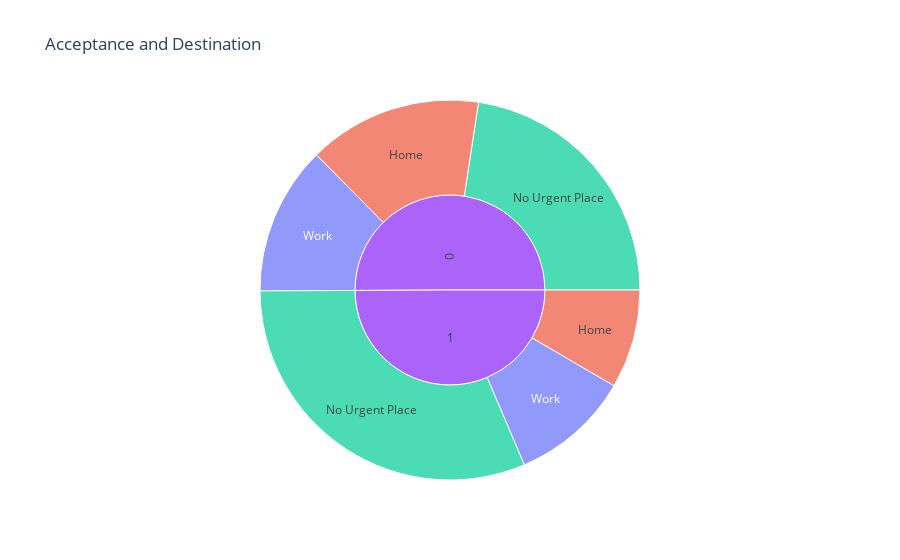

The notebook cell saved with this chart:
### Code cell
fig = px.sunburst(coffeeCoupons, path=['Y', 'destination'], color='destination', title = 'Acceptance and Destination')
fig.show()
fig.write_image("../images/destinationSunburst.png")

### Figure 1 — Plotly figure (JSON) as saved in the notebook; plotly's stock layout.template omitted (floating-point values rounded to 4 significant figures)
{"data": [{"branchvalues": "total", "customdata": [["Work"], ["Home"], ["Home"], ["No Urgent Place"], ["No Urgent Place"], ["(?)"], ["Work"], ["(?)"]], "domain": {"x": [0, 1], "y": [0, 1]}, "hovertemplate": "labels=%{label}<br>count=%{value}<br>parent=%{parent}<br>id=%{id}<br>destination=%{customdata[0]}<extra></extra>", "ids": ["0/Work", "0/Home", "1/Home", "0/No Urgent Place", "1/No Urgent Place", "1", "1/Work", "0"], "labels": ["Work", "Home", "Home", "No Urgent Place", "No Urgent Place", "1", "Work", "0"], "marker": {"colors": ["#636efa", "#EF553B", "#EF553B", "#00cc96", "#00cc96", "#ab63fa", "#636efa", "#ab63fa"]}, "name": "", "parents": ["0", "0", "1", "0", "1", "", "1", ""], "type": "sunburst", "values": [506, 592, 336, 903, 1252, 1995, 407, 2001]}], "layout": {"legend": {"tracegroupgap": 0}, "title": {"text": "Acceptance and Destination"}}}
